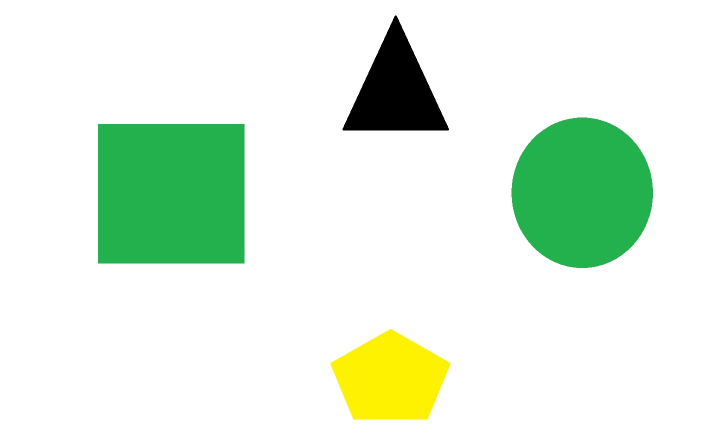
#> input picture code/test2.jpg, 1416 x 872 px (shown at 1/2 size)
$ python 11.py
#> lines starting #> are read from the running program, lines starting #| are printed output that depends on the picture; after the words box and inside, x2 and y2 are one past the last pixel; in counts of white or black regions, pixels touching at a corner belong together
import cv2
import numpy as np

scale = 0.7  # масштаб всех изображений

image = cv2.imread("test2.jpg")
#> image is the input picture: shape (872, 1416, 3); mean B, G, R 222.1, 240, 223.3
image_resized = cv2.resize(image, (0, 0), fx=scale, fy=scale)
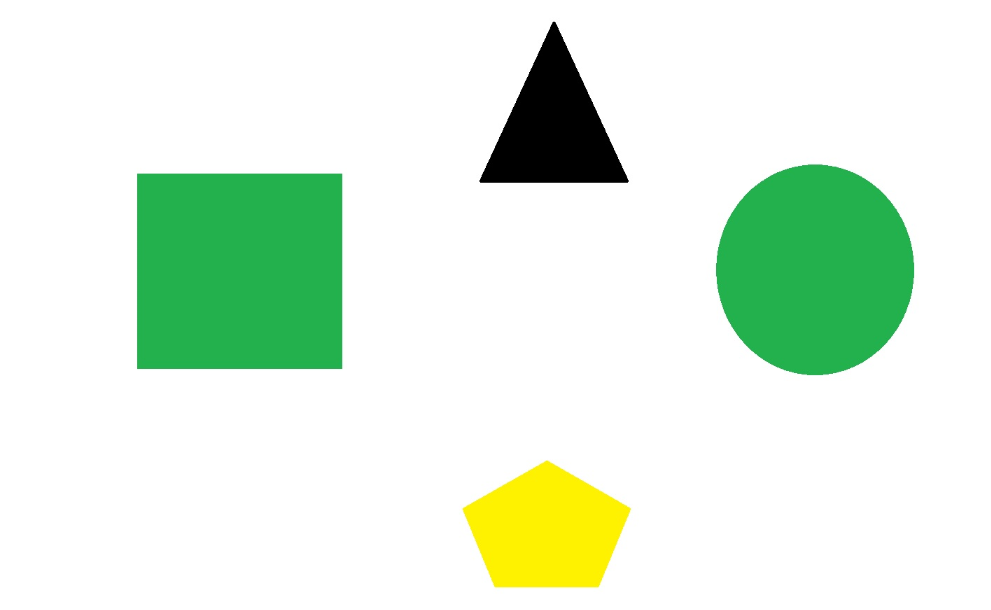
#> image_resized: shape (610, 991, 3); mean B, G, R 222.1, 240, 223.2
cv2.imshow("Original", image_resized)
cv2.waitKey(0)

blurred_image = cv2.GaussianBlur(image, (11, 11), 0)
hsv_image = cv2.cvtColor(blurred_image, cv2.COLOR_BGR2HSV)
#> hsv_image: shape (872, 1416, 3); mean H, S, V 10, 30.7, 240.3

hsv_min = np.array([36, 25, 25], np.uint8)
hsv_max = np.array([70, 255, 255], np.uint8)
green_mask = cv2.inRange(hsv_image, hsv_min, hsv_max)
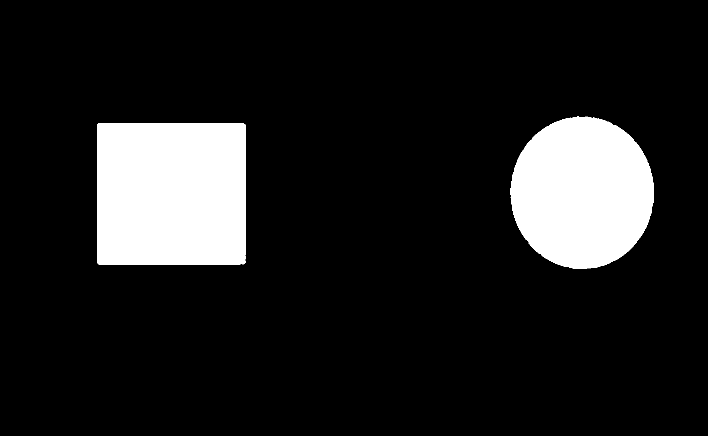
#> green_mask: shape (872, 1416) (shown at 1/2 size); 12.3% white; 2 white regions

green_mask_resized = cv2.resize(green_mask, (0, 0), fx=scale, fy=scale)
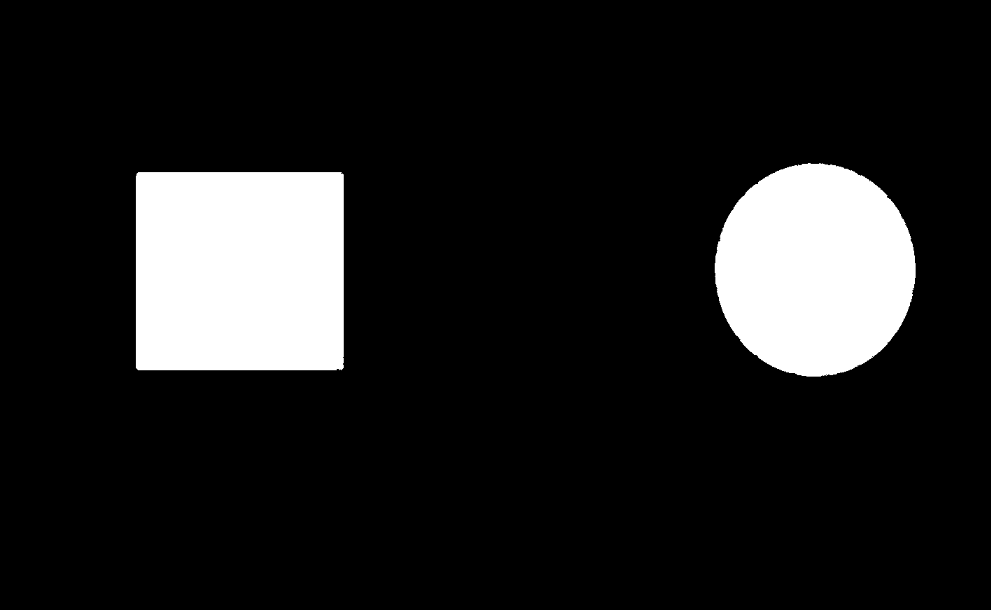
#> green_mask_resized: shape (610, 991); min 0, max 255, mean 31.5
cv2.imshow("Mask of green", green_mask_resized)
cv2.waitKey(0)

contours = cv2.findContours(green_mask.copy(), cv2.RETR_TREE, cv2.CHAIN_APPROX_SIMPLE)
#> contours = 4 contours, 2 with area under 20; largest, box (x1, y1, x2, y2) and area: (194, 246, 491, 529) 83437, (1021, 233, 1308, 538) 68035
min_area = 500

for contour in contours:
#> (the run stopped early here; a loop or call above may not have finished)
